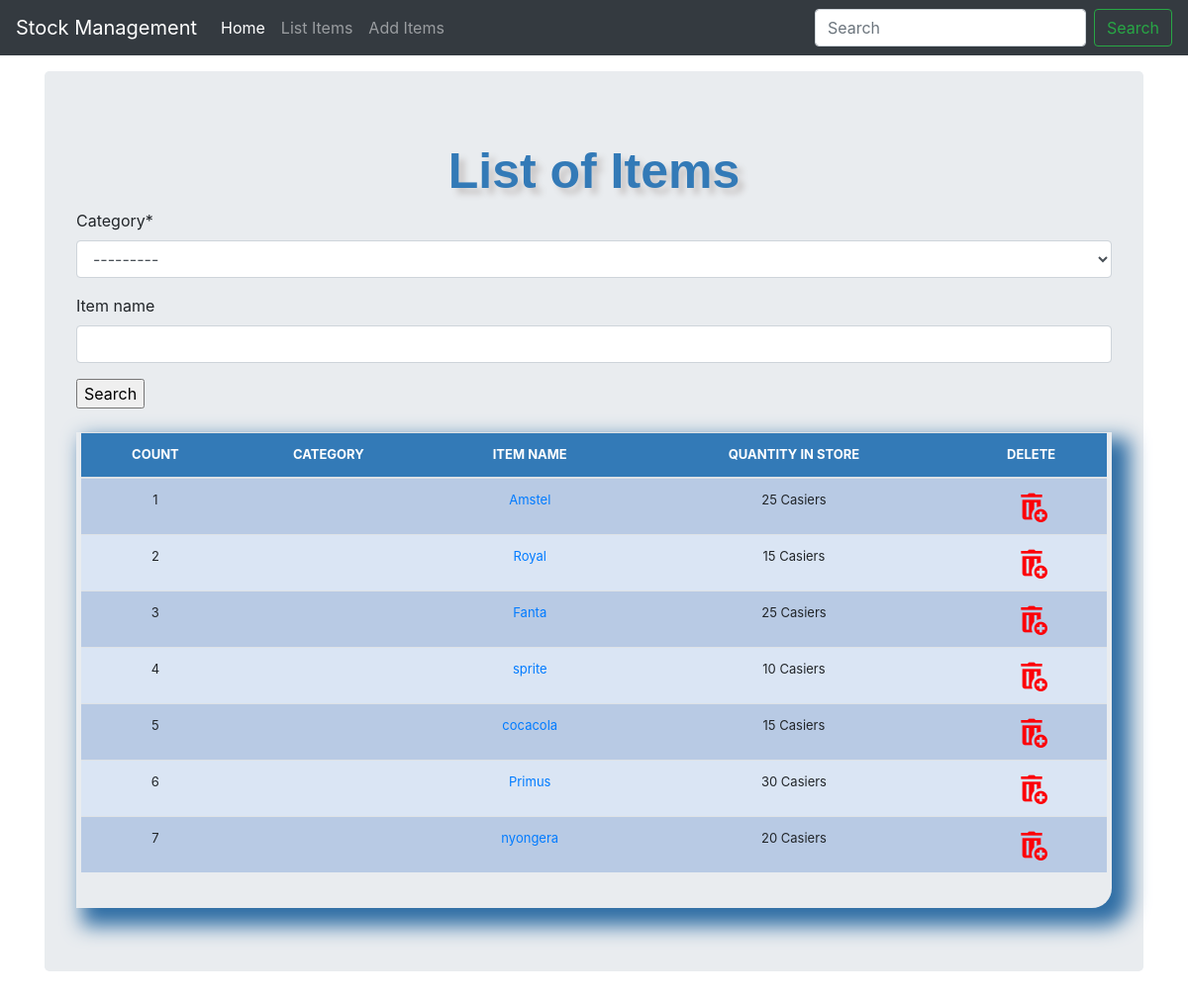
The app's page /list_items/ with its own data.
### stockmanagment/models.py (models this page shows, shortened)
class Stock(models.Model):
    category = models.ForeignKey(Category, on_delete=models.CASCADE)
    item_name = models.CharField(max_length=50, blank=True, null=True)
    quantity = models.IntegerField(default='0', blank=True, null=True)
    receive_quantity = models.IntegerField(default='0', blank=True, null=True)
    receive_by = models.CharField(max_length=50, blank=True, null=True)
    issue_quantity = models.IntegerField(default='0', blank=True, null=True)
    issue_by = models.CharField(max_length=50, blank=True, null=True)
    issue_to = models.CharField(max_length=50, blank=True, null=True)
    phone_number = models.CharField(max_length=50, blank=True, null=True)
    created_by = models.CharField(max_length=50, blank=True, null=True)
    reorder_level = models.IntegerField(default='0', blank=True, null=True)
    last_updated = models.DateTimeField(auto_now_add=False, auto_now=True)
    export_to_CSV = models.BooleanField(default=False)

### stockmanagment/views.py (the view)
# urls.py: path('list_items/', views.list_items, name='list_items'),
def list_items(request):
    header = 'List of Items'
    form = StockSearchForm(request.POST or None)
    queryset = Stock.objects.all()
    context = {
        "header": header,
        "queryset": queryset,
        "form": form,
    }
    if request.method == 'POST':
        queryset = Stock.objects.filter(category__icontains=form['category'].value(
        ), item_name__icontains=form['item_name'].value())
    context = {
        "form": form,
        "header": header,
        "queryset": queryset,
    }
    return render(request, "list_items.html", context)

### stockmanagment/forms.py
class StockSearchForm(forms.ModelForm):
    class Meta:
        model = Stock
        fields = ['category', 'item_name']

### stockmanagment/models.py (called while the page is built)
    def __str__(self):
        return self.name

### stockmanagment/templates/list_items.html (shortened to what this page needs)
{% load staticfiles %}
{% load crispy_forms_tags %}
<!doctype html>
<html lang="en">
  <head>
    <link href="{% static 'css/style.css' %}" rel="stylesheet">
    <link href="{% static 'css/bootstrap.min.css' %}" rel="stylesheet">
    <link href="{% static 'css/navbar-top-fixed.css' %}" rel="stylesheet">
</head>
<body>
    {% include 'navbar.html' %}
<main role="main" class="container">
  <div class="jumbotron">
    <div class="header">{{header}}</div>
    <form method='POST' action=''>{% csrf_token %}
        {{form|crispy}}
        <input type="submit" value='Search'/>
    </form>
    <br>
    <div class="display_table">
        <table class='table'>
            <thead>
            <tr>
                <th>COUNT</th>
                <th>CATEGORY</th>
                <th>ITEM NAME</th>
                <th>QUANTITY IN STORE</th>
                <th>DELETE</th>
            </tr>
            </thead>
        {% for instance in queryset %}
            <tr>
                <td>{{forloop.counter}}</td>
                <td>{{instance.category}}</td>
                <td><a href="{% url 'update_items' instance.id %}">{{instance.item_name}}</a></td>
                <td>{{instance.quantity}} Casiers</td>
                <td><a href="{% url 'delete_items' instance.id %}"><img src="{% static 'images/trash.png' %}"></a></td>
            </tr>
        {% endfor %}
        </table>
  </div>
</main>
</body>
</html>

### stockmanagment/templates/navbar.html (shortened to what this page needs)
<nav class="navbar navbar-expand-md navbar-dark fixed-top bg-dark">
    <a class="navbar-brand" href="/">Stock Management</a>
  <div class="collapse navbar-collapse" id="navbarCollapse">
    <ul class="navbar-nav mr-auto">
        <li class="nav-item active">
          <a class="nav-link" href="/">Home <span class="sr-only">(current)</span></a>
        </li>
        <li class="nav-item">
          <a class="nav-link" href="/list_items">List Items</a>
        </li>
        <li class="nav-item">
          <a class="nav-link" href="/add_items">Add Items</a>
        </li>
      </ul>
    <form class="form-inline mt-2 mt-md-0">
      <input class="form-control mr-sm-2" type="text" placeholder="Search" aria-label="Search">
      <button class="btn btn-outline-success my-2 my-sm-0" type="submit">Search</button>
    </form>
  </div>
</nav>

### stockmanagment/static/css/style.css (style rules this page uses)
body { background: #34eb6b; }
.table { font-size: 13px; text-align: center; width: 95%; margin: auto; text-align: center; }
.table tr:nth-child(odd) { background: #B8CAE4 }
.table tr:nth-child(even) { background: #dae5f4 }
th { background-color: #337ab7; color: white; }
.display_table { border-bottom-right-radius: 20px; padding-left: 5px; padding-right: 5px; padding-bottom: 20px; box-shadow: 12px 12px 20px 6px #2e6da4; }
.header { font-family: helvetica; color: #337ab7; font-size: 50px; text-align: center; width: 100%; text-shadow: 6px 6px 6px #c9c6c6; display: block; font-weight: bolder; }

### stockmanagment/static/css/navbar-top-fixed.css (style rules this page uses)
body { min-height: 75rem; padding-top: 4.5rem; }

### records on screen
Stock: item_name "Amstel", quantity "25"
Stock: item_name "Royal", quantity "15"
Stock: item_name "Fanta", quantity "25"
Stock: item_name "sprite", quantity "10"
Stock: item_name "cocacola", quantity "15"
Stock: item_name "Primus", quantity "30"
Stock: item_name "nyongera", quantity "20"

### other values on screen
{{ header }} "List of Items"
